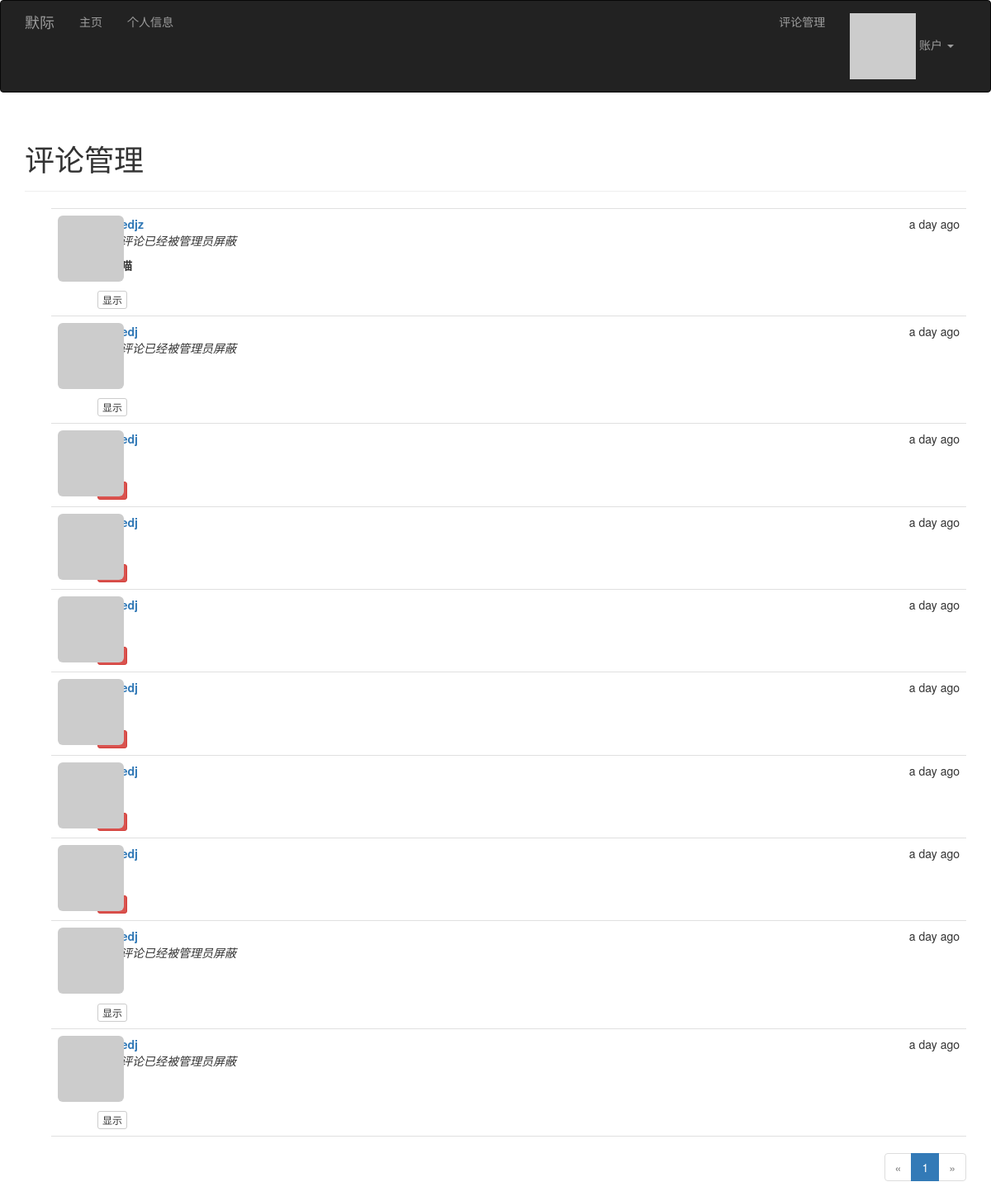
Page /moderate (signed in) on the committed database.
### app/models.py (models this page shows, shortened)
class Comment(db.Model):
	__tablename__ = 'comments'
	id = db.Column(db.Integer, primary_key=True)
	body = db.Column(db.Text)
	body_html = db.Column(db.Text)
	timestamp = db.Column(db.DateTime, index=True, default=datetime.utcnow)
	disabled = db.Column(db.Boolean)
	author_id = db.Column(db.Integer, db.ForeignKey('users.id'))
	post_id = db.Column(db.Integer, db.ForeignKey('posts.id'))

### app/main/views.py (the view)
@main.route('/moderate')
@login_required
@permission_required(Permission.MODERATE_COMMENTS)
def moderate():
    page = request.args.get('page', 1, type=int)
    pagination = Comment.query.order_by(Comment.timestamp.desc()).paginate(page, per_page=current_app.config['FLASKY_COMMENTS_PER_PAGE'], error_out=False)
    comments = pagination.items
    return render_template('moderate.html', comments=comments, pagination=pagination, page=page)

### app/auth/views.py (called while the page is built)
@auth.before_app_request
def before_request():
	if current_user.is_authenticated \
			and not current_user.confirmed \
			and request.endpoint[:5] != 'auth.' \
			and request.endpoint != 'static':
		return redirect(url_for('auth.unconfirmed'))

@auth.before_app_request
def before_request():
	if current_user.is_authenticated:
		current_user.ping()
		if not current_user.confirmed and request.endpoint[:5] != 'auth.':
			return redirect(url_for('auth.unconfirmed'))

### app/main/__init__.py (called while the page is built)
@main.app_context_processor
def inject_permissions():
	return dict(Permission=Permission)

### app/models.py (called while the page is built)
@login_manager.user_loader
def load_user(user_id):
	return User.query.get(int(user_id))

	def can(self, permissions):
		return self.role is not None and \
			(self.role.permissions & permissions) == permissions

	def ping(self):
		self.last_seen = datetime.utcnow()
		db.session.add(self)

	def gravatar(self, size=100, default='identicon', rating='g'):
		if request.is_secure:
			url = 'https://secure.gravatar.com/avatar'
		else:
			url = 'http://www.gravatar.com/avatar'
		hash = self.avatar_hash or hashlib.md5(self.email.encode('utf-8')).hexdigest()
		return '{url}/{hash}?s={size}&d={default}&r={rating}'.format(url=url, hash=hash, size=size, default=default, rating=rating)

### app/templates/moderate.html (shortened to what this page needs)
{% extends "base.html" %}
{% import "_macros.html" as macros %}
{% block page_content %}
<div class="page-header">
    <h1>评论管理</h1>
</div>
{% set moderate = True %}
{% include '_comments.html' %}
{% if pagination %}
<div class="pagination">
    {{ macros.pagination_widget(pagination, '.moderate') }}
</div>
{% endif %}
{% endblock %}

### app/templates/_comments.html
<ul class="comments">
    {% for comment in comments %}
    <li class="comment">
        <div class="comment-thumbnail">
            <a href="{{ url_for('.user', username=comment.author.username) }}">
                <img class="img-rounded profile-thumbnail" src="{{ comment.author.gravatar(size=40) }}">
            </a>
        </div>
        <div class="comment-content">
            <div class="comment-date">{{ moment(comment.timestamp).fromNow() }}</div>
            <div class="comment-author"><a href="{{ url_for('.user', username=comment.author.username) }}">{{ comment.author.username }}</a></div>
            <div class="comment-body">
                {% if comment.disabled %}
					<p><i>这条评论已经被管理员屏蔽</i></p>
				{% endif %}
				{% if moderate or not comment.disabled %}
					{% if comment.body_html %}
						{{ comment.body_html | safe }}
					{% else %}
						{{ comment.body }}
					{% endif %}
                {% endif %}
            </div>
			{% if moderate %}
				<br>
				{% if comment.disabled %}
				<a class="btn btn-default btn-xs" href="{{ url_for('.moderate_enable', id=comment.id, page=page) }}">显示</a>
				{% else %}
				<a class="btn btn-danger btn-xs" href="{{ url_for('.moderate_disable', id=comment.id, page=page) }}">隐藏</a>
				{% endif %}
			{% endif %}
        </div>
    </li>
    {% endfor %}
</ul>

### app/static/styles.css (style rules this page uses)
.profile-thumbnail { position: absolute; }
ul.comments { list-style-type: none; padding: 0px; margin: 16px 0px 0px 0px; }
ul.comments li.comment { margin-left: 32px; padding: 8px; border-bottom: 1px solid #e0e0e0; }
ul.comments li.comment:nth-child(1) { border-top: 1px solid #e0e0e0; }
div.comment-date { float: right; }
div.comment-author { font-weight: bold; }
div.comment-thumbnail { position: absolute; }
div.comment-content { margin-left: 48px; min-height: 48px; }
div.pagination { width: 100%; text-align: right; padding: 0px; margin: 0px; }

### rows in the picture
Comment: timestamp "a day ago", disabled "这条评论已经被管理员屏蔽"
Comment: timestamp "a day ago", disabled "这条评论已经被管理员屏蔽"
Comment: timestamp "a day ago"
Comment: timestamp "a day ago"
Comment: timestamp "a day ago"
Comment: timestamp "a day ago"
Comment: timestamp "a day ago"
Comment: timestamp "a day ago"
Comment: timestamp "a day ago", disabled "这条评论已经被管理员屏蔽"
Comment: timestamp "a day ago", disabled "这条评论已经被管理员屏蔽"

### other values in the picture
{{ p }} "1"
